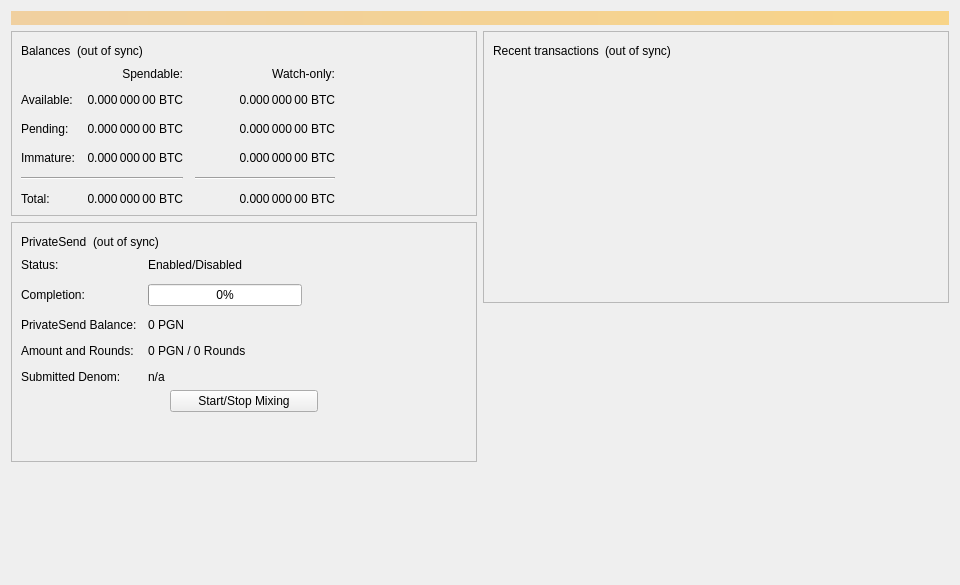
<?xml version="1.0" encoding="UTF-8"?>
<ui version="4.0">
 <class>OverviewPage</class>
 <widget class="QWidget" name="OverviewPage">
  <property name="geometry">
   <rect>
    <x>0</x>
    <y>0</y>
    <width>960</width>
    <height>585</height>
   </rect>
  </property>
  <property name="minimumSize">
   <size>
    <width>960</width>
    <height>0</height>
   </size>
  </property>
  <property name="windowTitle">
   <string>Form</string>
  </property>
  <layout class="QVBoxLayout" name="topLayout">
   <item>
    <widget class="QLabel" name="labelAlerts">
     <property name="visible">
      <bool>false</bool>
     </property>
     <property name="styleSheet">
      <string notr="true">QLabel { background-color: qlineargradient(x1: 0, y1: 0, x2: 1, y2: 0, stop:0 #F0D0A0, stop:1 #F8D488); color:#000000; }</string>
     </property>
     <property name="wordWrap">
      <bool>true</bool>
     </property>
     <property name="margin">
      <number>3</number>
     </property>
     <property name="textInteractionFlags">
      <set>Qt::TextSelectableByMouse</set>
     </property>
    </widget>
   </item>
   <item>
    <layout class="QHBoxLayout" name="horizontalLayout" stretch="1,1">
     <item>
      <layout class="QVBoxLayout" name="verticalLayout_2">
       <item>
        <widget class="QFrame" name="frame">
         <property name="frameShape">
          <enum>QFrame::StyledPanel</enum>
         </property>
         <property name="frameShadow">
          <enum>QFrame::Raised</enum>
         </property>
         <layout class="QVBoxLayout" name="verticalLayout_4">
          <item>
           <layout class="QHBoxLayout" name="horizontalLayout_4">
            <item>
             <widget class="QLabel" name="label_5">
              <property name="text">
               <string>Balances</string>
              </property>
             </widget>
            </item>
            <item>
             <widget class="QLabel" name="labelWalletStatus">
              <property name="toolTip">
               <string>The displayed information may be out of date. Your wallet automatically synchronizes with the Pigeon network after a connection is established, but this process has not completed yet.</string>
              </property>
              <property name="text">
               <string notr="true">(out of sync)</string>
              </property>
              <property name="alignment">
               <set>Qt::AlignLeading|Qt::AlignLeft|Qt::AlignVCenter</set>
              </property>
             </widget>
            </item>
            <item>
             <spacer name="horizontalSpacer_3">
              <property name="orientation">
               <enum>Qt::Horizontal</enum>
              </property>
              <property name="sizeHint" stdset="0">
               <size>
                <width>40</width>
                <height>20</height>
               </size>
              </property>
             </spacer>
            </item>
           </layout>
          </item>
          <item>
           <layout class="QGridLayout" name="gridLayout">
            <property name="spacing">
             <number>12</number>
            </property>
            <item row="2" column="2">
             <widget class="QLabel" name="labelWatchPending">
              <property name="cursor">
               <cursorShape>IBeamCursor</cursorShape>
              </property>
              <property name="toolTip">
               <string>Unconfirmed transactions to watch-only addresses</string>
              </property>
              <property name="text">
               <string notr="true">0.000 000 00 BTC</string>
              </property>
              <property name="alignment">
               <set>Qt::AlignRight|Qt::AlignTrailing|Qt::AlignVCenter</set>
              </property>
              <property name="textInteractionFlags">
               <set>Qt::LinksAccessibleByMouse|Qt::TextSelectableByKeyboard|Qt::TextSelectableByMouse</set>
              </property>
             </widget>
            </item>
            <item row="2" column="1">
             <widget class="QLabel" name="labelUnconfirmed">
              <property name="cursor">
               <cursorShape>IBeamCursor</cursorShape>
              </property>
              <property name="toolTip">
               <string>Total of transactions that have yet to be confirmed, and do not yet count toward the spendable balance</string>
              </property>
              <property name="text">
               <string notr="true">0.000 000 00 BTC</string>
              </property>
              <property name="alignment">
               <set>Qt::AlignRight|Qt::AlignTrailing|Qt::AlignVCenter</set>
              </property>
              <property name="textInteractionFlags">
               <set>Qt::LinksAccessibleByMouse|Qt::TextSelectableByKeyboard|Qt::TextSelectableByMouse</set>
              </property>
             </widget>
            </item>
            <item row="3" column="2">
             <widget class="QLabel" name="labelWatchImmature">
              <property name="cursor">
               <cursorShape>IBeamCursor</cursorShape>
              </property>
              <property name="toolTip">
               <string>Mined balance in watch-only addresses that has not yet matured</string>
              </property>
              <property name="text">
               <string notr="true">0.000 000 00 BTC</string>
              </property>
              <property name="alignment">
               <set>Qt::AlignRight|Qt::AlignTrailing|Qt::AlignVCenter</set>
              </property>
              <property name="textInteractionFlags">
               <set>Qt::LinksAccessibleByMouse|Qt::TextSelectableByKeyboard|Qt::TextSelectableByMouse</set>
              </property>
             </widget>
            </item>
            <item row="4" column="0" colspan="2">
             <widget class="Line" name="lineSpendableBalance">
              <property name="orientation">
               <enum>Qt::Horizontal</enum>
              </property>
             </widget>
            </item>
            <item row="4" column="2">
             <widget class="Line" name="lineWatchBalance">
              <property name="sizePolicy">
               <sizepolicy hsizetype="Preferred" vsizetype="Fixed">
                <horstretch>0</horstretch>
                <verstretch>0</verstretch>
               </sizepolicy>
              </property>
              <property name="minimumSize">
               <size>
                <width>140</width>
                <height>0</height>
               </size>
              </property>
              <property name="orientation">
               <enum>Qt::Horizontal</enum>
              </property>
             </widget>
            </item>
            <item row="5" column="0">
             <widget class="QLabel" name="labelTotalText">
              <property name="text">
               <string>Total:</string>
              </property>
             </widget>
            </item>
            <item row="3" column="1">
             <widget class="QLabel" name="labelImmature">
              <property name="cursor">
               <cursorShape>IBeamCursor</cursorShape>
              </property>
              <property name="toolTip">
               <string>Mined balance that has not yet matured</string>
              </property>
              <property name="text">
               <string notr="true">0.000 000 00 BTC</string>
              </property>
              <property name="alignment">
               <set>Qt::AlignRight|Qt::AlignTrailing|Qt::AlignVCenter</set>
              </property>
              <property name="textInteractionFlags">
               <set>Qt::LinksAccessibleByMouse|Qt::TextSelectableByKeyboard|Qt::TextSelectableByMouse</set>
              </property>
             </widget>
            </item>
            <item row="2" column="3">
             <spacer name="horizontalSpacer_2">
              <property name="orientation">
               <enum>Qt::Horizontal</enum>
              </property>
              <property name="sizeHint" stdset="0">
               <size>
                <width>40</width>
                <height>20</height>
               </size>
              </property>
             </spacer>
            </item>
            <item row="3" column="0">
             <widget class="QLabel" name="labelImmatureText">
              <property name="text">
               <string>Immature:</string>
              </property>
             </widget>
            </item>
            <item row="5" column="1">
             <widget class="QLabel" name="labelTotal">
              <property name="cursor">
               <cursorShape>IBeamCursor</cursorShape>
              </property>
              <property name="toolTip">
               <string>Your current total balance</string>
              </property>
              <property name="text">
               <string notr="true">0.000 000 00 BTC</string>
              </property>
              <property name="alignment">
               <set>Qt::AlignRight|Qt::AlignTrailing|Qt::AlignVCenter</set>
              </property>
              <property name="textInteractionFlags">
               <set>Qt::LinksAccessibleByMouse|Qt::TextSelectableByKeyboard|Qt::TextSelectableByMouse</set>
              </property>
             </widget>
            </item>
            <item row="5" column="2">
             <widget class="QLabel" name="labelWatchTotal">
              <property name="cursor">
               <cursorShape>IBeamCursor</cursorShape>
              </property>
              <property name="toolTip">
               <string>Current total balance in watch-only addresses</string>
              </property>
              <property name="text">
               <string notr="true">0.000 000 00 BTC</string>
              </property>
              <property name="alignment">
               <set>Qt::AlignRight|Qt::AlignTrailing|Qt::AlignVCenter</set>
              </property>
              <property name="textInteractionFlags">
               <set>Qt::LinksAccessibleByMouse|Qt::TextSelectableByKeyboard|Qt::TextSelectableByMouse</set>
              </property>
             </widget>
            </item>
            <item row="0" column="2">
             <widget class="QLabel" name="labelWatchonly">
              <property name="text">
               <string>Watch-only:</string>
              </property>
              <property name="alignment">
               <set>Qt::AlignRight|Qt::AlignTrailing|Qt::AlignVCenter</set>
              </property>
             </widget>
            </item>
            <item row="1" column="0">
             <widget class="QLabel" name="labelBalanceText">
              <property name="text">
               <string>Available:</string>
              </property>
             </widget>
            </item>
            <item row="1" column="1">
             <widget class="QLabel" name="labelBalance">
              <property name="cursor">
               <cursorShape>IBeamCursor</cursorShape>
              </property>
              <property name="toolTip">
               <string>Your current spendable balance</string>
              </property>
              <property name="text">
               <string notr="true">0.000 000 00 BTC</string>
              </property>
              <property name="alignment">
               <set>Qt::AlignRight|Qt::AlignTrailing|Qt::AlignVCenter</set>
              </property>
              <property name="textInteractionFlags">
               <set>Qt::LinksAccessibleByMouse|Qt::TextSelectableByKeyboard|Qt::TextSelectableByMouse</set>
              </property>
             </widget>
            </item>
            <item row="1" column="2">
             <widget class="QLabel" name="labelWatchAvailable">
              <property name="cursor">
               <cursorShape>IBeamCursor</cursorShape>
              </property>
              <property name="toolTip">
               <string>Your current balance in watch-only addresses</string>
              </property>
              <property name="text">
               <string notr="true">0.000 000 00 BTC</string>
              </property>
              <property name="alignment">
               <set>Qt::AlignRight|Qt::AlignTrailing|Qt::AlignVCenter</set>
              </property>
              <property name="textInteractionFlags">
               <set>Qt::LinksAccessibleByMouse|Qt::TextSelectableByKeyboard|Qt::TextSelectableByMouse</set>
              </property>
             </widget>
            </item>
            <item row="2" column="0">
             <widget class="QLabel" name="labelPendingText">
              <property name="text">
               <string>Pending:</string>
              </property>
             </widget>
            </item>
            <item row="0" column="1">
             <widget class="QLabel" name="labelSpendable">
              <property name="text">
               <string>Spendable:</string>
              </property>
              <property name="alignment">
               <set>Qt::AlignRight|Qt::AlignTrailing|Qt::AlignVCenter</set>
              </property>
             </widget>
            </item>
           </layout>
          </item>
         </layout>
        </widget>
       </item>
       <item>
        <widget class="QFrame" name="framePrivateSend">
         <property name="layoutDirection">
          <enum>Qt::LeftToRight</enum>
         </property>
         <property name="frameShape">
          <enum>QFrame::StyledPanel</enum>
         </property>
         <property name="frameShadow">
          <enum>QFrame::Raised</enum>
         </property>
         <layout class="QVBoxLayout" name="VerticalLayout_PS1">
          <item>
           <layout class="QHBoxLayout" name="horizontalLayout_5">
            <item>
             <widget class="QLabel" name="labelPrivateSendHeader">
              <property name="text">
               <string>PrivateSend</string>
              </property>
             </widget>
            </item>
            <item>
             <widget class="QLabel" name="labelPrivateSendSyncStatus">
              <property name="toolTip">
               <string>The displayed information may be out of date. Your wallet automatically synchronizes with the Pigeon network after a connection is established, but this process has not completed yet.</string>
              </property>
              <property name="text">
               <string notr="true">(out of sync)</string>
              </property>
              <property name="alignment">
               <set>Qt::AlignLeading|Qt::AlignLeft|Qt::AlignVCenter</set>
              </property>
             </widget>
            </item>
            <item>
             <spacer name="horizontalSpacer_4">
              <property name="orientation">
               <enum>Qt::Horizontal</enum>
              </property>
              <property name="sizeHint" stdset="0">
               <size>
                <width>40</width>
                <height>20</height>
               </size>
              </property>
             </spacer>
            </item>
           </layout>
          </item>
          <item>
           <layout class="QFormLayout" name="privateSendFormLayout">
            <property name="fieldGrowthPolicy">
             <enum>QFormLayout::AllNonFixedFieldsGrow</enum>
            </property>
            <property name="horizontalSpacing">
             <number>11</number>
            </property>
            <property name="verticalSpacing">
             <number>12</number>
            </property>
            <item row="0" column="0">
             <widget class="QLabel" name="labelPrivateSendEnabledText">
              <property name="text">
               <string>Status:</string>
              </property>
             </widget>
            </item>
            <item row="0" column="1">
             <widget class="QLabel" name="labelPrivateSendEnabled">
              <property name="text">
               <string>Enabled/Disabled</string>
              </property>
             </widget>
            </item>
            <item row="1" column="0">
             <widget class="QLabel" name="labelCompletitionText">
              <property name="text">
               <string>Completion:</string>
              </property>
             </widget>
            </item>
            <item row="1" column="1">
             <widget class="QProgressBar" name="privateSendProgress">
              <property name="maximumSize">
               <size>
                <width>154</width>
                <height>16777215</height>
               </size>
              </property>
              <property name="value">
               <number>0</number>
              </property>
             </widget>
            </item>
            <item row="2" column="0">
             <widget class="QLabel" name="labelAnonymizedText">
              <property name="text">
               <string>PrivateSend Balance:</string>
              </property>
             </widget>
            </item>
            <item row="2" column="1">
             <widget class="QLabel" name="labelAnonymized">
              <property name="text">
               <string notr="true">0 PGN</string>
              </property>
             </widget>
            </item>
            <item row="3" column="0">
             <widget class="QLabel" name="labelAmountAndRoundsText">
              <property name="text">
               <string>Amount and Rounds:</string>
              </property>
             </widget>
            </item>
            <item row="3" column="1">
             <widget class="QLabel" name="labelAmountRounds">
              <property name="text">
               <string>0 PGN / 0 Rounds</string>
              </property>
             </widget>
            </item>
            <item row="4" column="0">
             <widget class="QLabel" name="labelSubmittedDenomText">
              <property name="text">
               <string>Submitted Denom:</string>
              </property>
             </widget>
            </item>
            <item row="4" column="1">
             <widget class="QLabel" name="labelSubmittedDenom">
              <property name="toolTip">
               <string>The denominations you submitted to the Masternode.&lt;br&gt;To mix, other users must submit the exact same denominations.</string>
              </property>
              <property name="text">
               <string>n/a</string>
              </property>
              <property name="wordWrap">
               <bool>true</bool>
              </property>
             </widget>
            </item>
           </layout>
          </item>
          <item>
           <layout class="QVBoxLayout" name="VerticalLayout_PS">
            <item>
             <layout class="QHBoxLayout" name="horizontalLayout_3">
              <property name="topMargin">
               <number>0</number>
              </property>
              <item>
               <spacer name="horizontalSpacer_5">
                <property name="orientation">
                 <enum>Qt::Horizontal</enum>
                </property>
                <property name="sizeHint" stdset="0">
                 <size>
                  <width>40</width>
                  <height>20</height>
                 </size>
                </property>
               </spacer>
              </item>
              <item>
               <widget class="QPushButton" name="togglePrivateSend">
                <property name="sizePolicy">
                 <sizepolicy hsizetype="MinimumExpanding" vsizetype="Fixed">
                  <horstretch>0</horstretch>
                  <verstretch>0</verstretch>
                 </sizepolicy>
                </property>
                <property name="text">
                 <string>Start/Stop Mixing</string>
                </property>
               </widget>
              </item>
              <item>
               <spacer name="horizontalSpacer_6">
                <property name="orientation">
                 <enum>Qt::Horizontal</enum>
                </property>
                <property name="sizeHint" stdset="0">
                 <size>
                  <width>40</width>
                  <height>20</height>
                 </size>
                </property>
               </spacer>
              </item>
             </layout>
            </item>
            <item>
             <spacer name="verticalSpacer_3">
              <property name="orientation">
               <enum>Qt::Vertical</enum>
              </property>
              <property name="sizeHint" stdset="0">
               <size>
                <width>20</width>
                <height>40</height>
               </size>
              </property>
             </spacer>
            </item>
           </layout>
          </item>
         </layout>
        </widget>
       </item>
       <item>
        <spacer name="verticalSpacer">
         <property name="orientation">
          <enum>Qt::Vertical</enum>
         </property>
         <property name="sizeHint" stdset="0">
          <size>
           <width>20</width>
           <height>40</height>
          </size>
         </property>
        </spacer>
       </item>
      </layout>
     </item>
     <item>
      <layout class="QVBoxLayout" name="verticalLayout_3">
       <item>
        <widget class="QFrame" name="frame_2">
         <property name="frameShape">
          <enum>QFrame::StyledPanel</enum>
         </property>
         <property name="frameShadow">
          <enum>QFrame::Raised</enum>
         </property>
         <layout class="QVBoxLayout" name="verticalLayout">
          <item>
           <layout class="QHBoxLayout" name="horizontalLayout_2">
            <item>
             <widget class="QLabel" name="label_4">
              <property name="text">
               <string>Recent transactions</string>
              </property>
             </widget>
            </item>
            <item>
             <widget class="QLabel" name="labelTransactionsStatus">
              <property name="toolTip">
               <string>The displayed information may be out of date. Your wallet automatically synchronizes with the Pigeon network after a connection is established, but this process has not completed yet.</string>
              </property>
              <property name="text">
               <string notr="true">(out of sync)</string>
              </property>
              <property name="alignment">
               <set>Qt::AlignLeading|Qt::AlignLeft|Qt::AlignVCenter</set>
              </property>
             </widget>
            </item>
            <item>
             <spacer name="horizontalSpacer">
              <property name="orientation">
               <enum>Qt::Horizontal</enum>
              </property>
              <property name="sizeHint" stdset="0">
               <size>
                <width>40</width>
                <height>20</height>
               </size>
              </property>
             </spacer>
            </item>
           </layout>
          </item>
          <item>
           <widget class="QListView" name="listTransactions">
            <property name="styleSheet">
             <string notr="true">QListView { background: transparent; }</string>
            </property>
            <property name="frameShape">
             <enum>QFrame::NoFrame</enum>
            </property>
            <property name="verticalScrollBarPolicy">
             <enum>Qt::ScrollBarAlwaysOff</enum>
            </property>
            <property name="horizontalScrollBarPolicy">
             <enum>Qt::ScrollBarAlwaysOff</enum>
            </property>
            <property name="selectionMode">
             <enum>QAbstractItemView::NoSelection</enum>
            </property>
           </widget>
          </item>
         </layout>
        </widget>
       </item>
       <item>
        <spacer name="verticalSpacer_2">
         <property name="orientation">
          <enum>Qt::Vertical</enum>
         </property>
         <property name="sizeHint" stdset="0">
          <size>
           <width>20</width>
           <height>40</height>
          </size>
         </property>
        </spacer>
       </item>
      </layout>
     </item>
    </layout>
   </item>
  </layout>
 </widget>
 <resources/>
 <connections/>
</ui>
